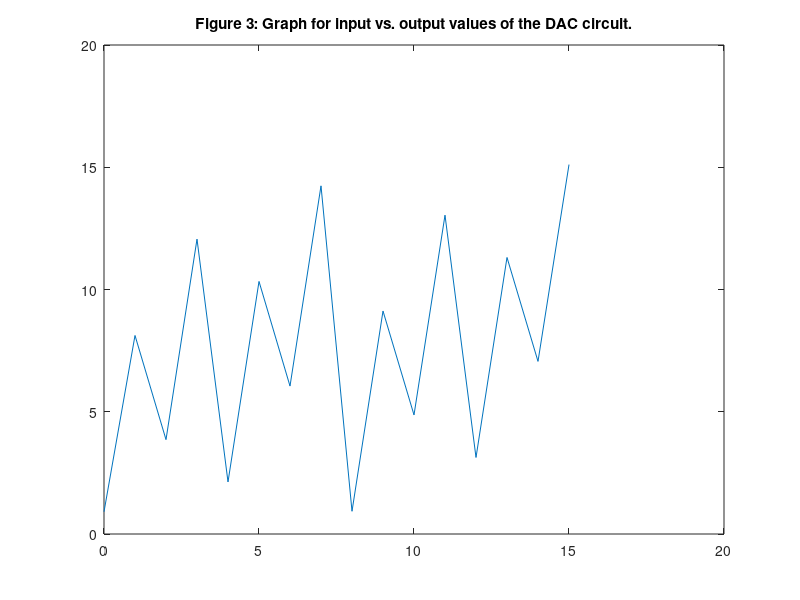

This figure's MATLAB source:
x = 0:15 ;
y = [ 0.91 8.12 3.86 12.06 2.13 10.33 6.05 14.24 0.93 9.12 4.87 13.04 3.13 11.31 7.06 15.11 ] ;
plot(x,y);
title('Figure 3: Graph for input vs. output values of the DAC circuit.') ;
